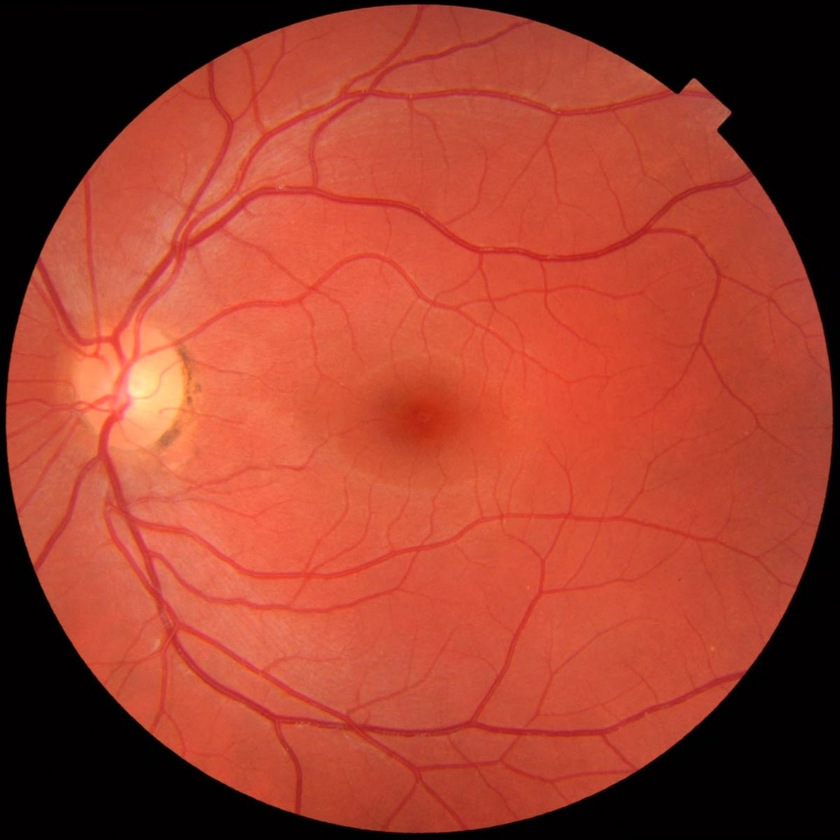
#> input picture assignment1/input_data/eyeref.png, 840 x 840 px, shrunk from 1200 x 1200 before the run
$ jupyter execute q7.ipynb
#> lines starting #> are read from the running program, lines starting #| are printed output that depends on the picture
# Question-7

[cell 1]
import numpy as np
import cv2
import matplotlib.pyplot as plt

# Part-1

[cell 2]
def histEqualization(img,ret_cdf=False):
    img = img.astype(np.uint8)
    u,c = np.unique(img,return_counts=True)
    pdf = np.zeros((256,1))
    for i in range(u.size):
        pdf[u[i]] = c[i]
#     pdf[u[:]] = c
    cdf = (np.cumsum(pdf))/img.size
    a = cdf[np.min(u)]
    out = (255/(1-a))*((cdf[img.flat] - a).reshape(img.shape))
    if ret_cdf:
        return cdf
    else:
        return out.astype(np.uint8)

def histMatching(img,ref_img):
    temp = histEqualization(img,ret_cdf=True)
    temp1 = histEqualization(ref_img,ret_cdf=True)

    cdf = np.interp(temp,temp1,range(0,256))
#     a = cdf[np.min(u)]
    out = (cdf[img.flat]).reshape(img.shape)

    return out.astype(np.uint8)

[cell 3]
img = cv2.cvtColor(cv2.imread('./../input_data/eyeref.png'),cv2.COLOR_BGR2GRAY)
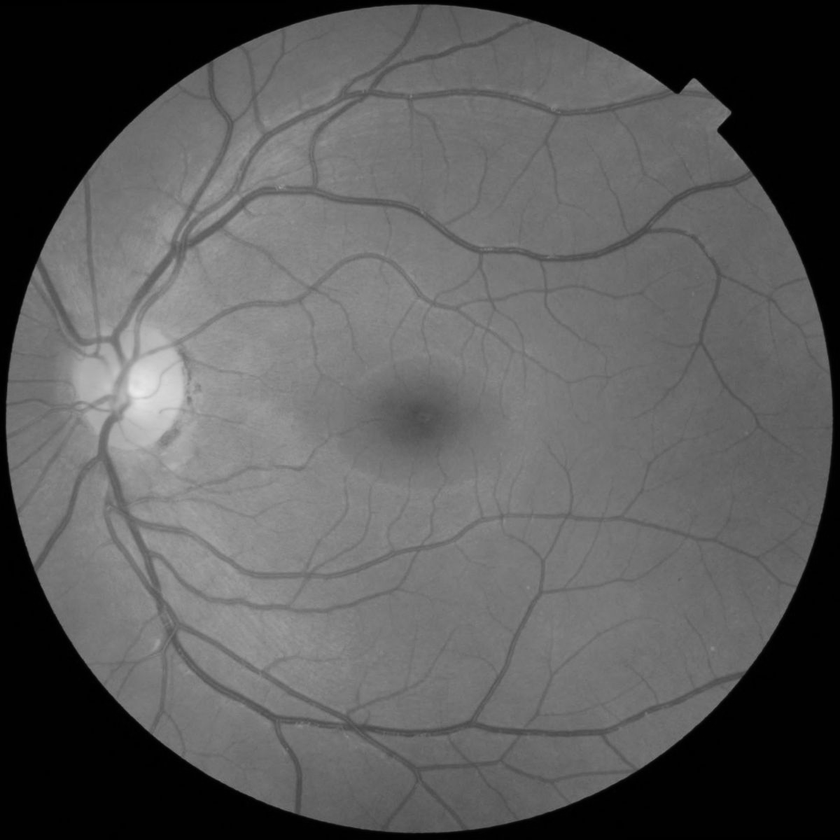
#> img: shape (840, 840); min 0, max 235, mean 90.3
temp = histEqualization(img)
#> in histEqualization, `u,c = np.unique(img,return_counts=True)`: u = 236 values from 0 to 235; c = 236 values, max 147397 at index 1, min 1 at index 235, mean 2989.8
#> after the loop in histEqualization, `for i in range(u.size):`: pdf = 256 values, max 147397 at index 1, min 0 at index 236, mean 2756.2
#> in histEqualization, `cdf = (np.cumsum(pdf))/img.size`: cdf = 256 values from 0.00714 to 1
#> in histEqualization, `a = cdf[np.min(u)]`: a = 0.00714
#> in histEqualization, `out = (255/(1-a))*((cdf[img.flat] - a).reshape(img.shape))`:
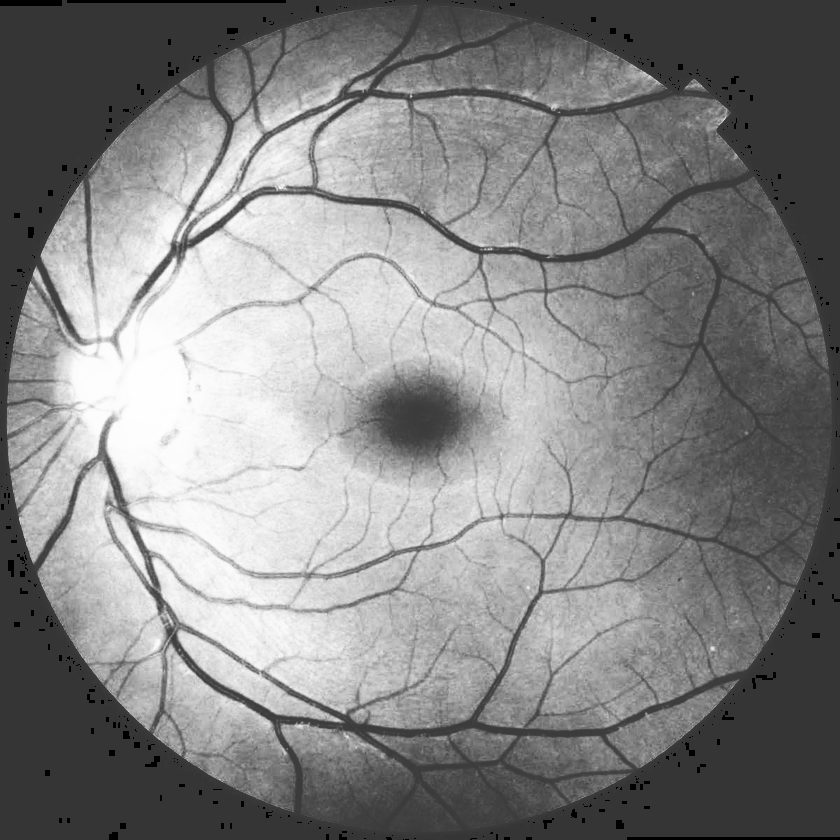
#> out: shape (840, 840) float64; min 0, max 255, mean 133.6
out = histEqualization(temp)
fig = plt.figure()
fig.add_subplot(131)
plt.title('original')
plt.imshow(img,'gray')
plt.subplot(1,3,2)
plt.title('after once')
plt.imshow(temp,'gray')
plt.subplot(1,3,3)
plt.title('after twice')
plt.imshow(out,'gray')
plt.show()
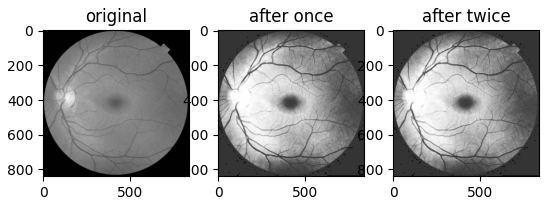
#> figure drawn by matplotlib, 3 panels

[cell 4]
print("sum of change in intensity values",np.sum(abs(out-temp)))
#| sum of change in intensity values 0

We can see there is no change in intensity values as sum of change in intensities is 0. This means that if we apply **histogram equalization** multiple times, it has the no effect after one time. This is because the distribution already became uniform when we applied **Histogram Equalization** for the first time. After that it is the same again.

# Part-2

## Similar Histograms

[cell 5]
img = cv2.cvtColor(cv2.imread('./../input_data/eye.png'),cv2.COLOR_BGR2GRAY)
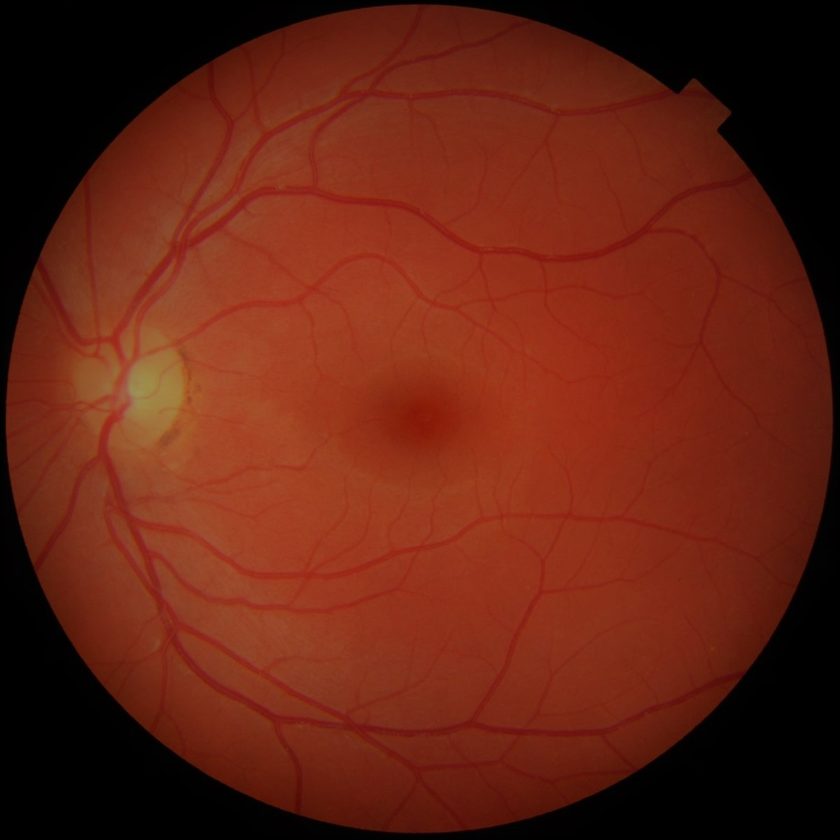
#> input picture assignment1/input_data/eye.png, 840 x 840 px, shrunk from 1200 x 1200 before the run
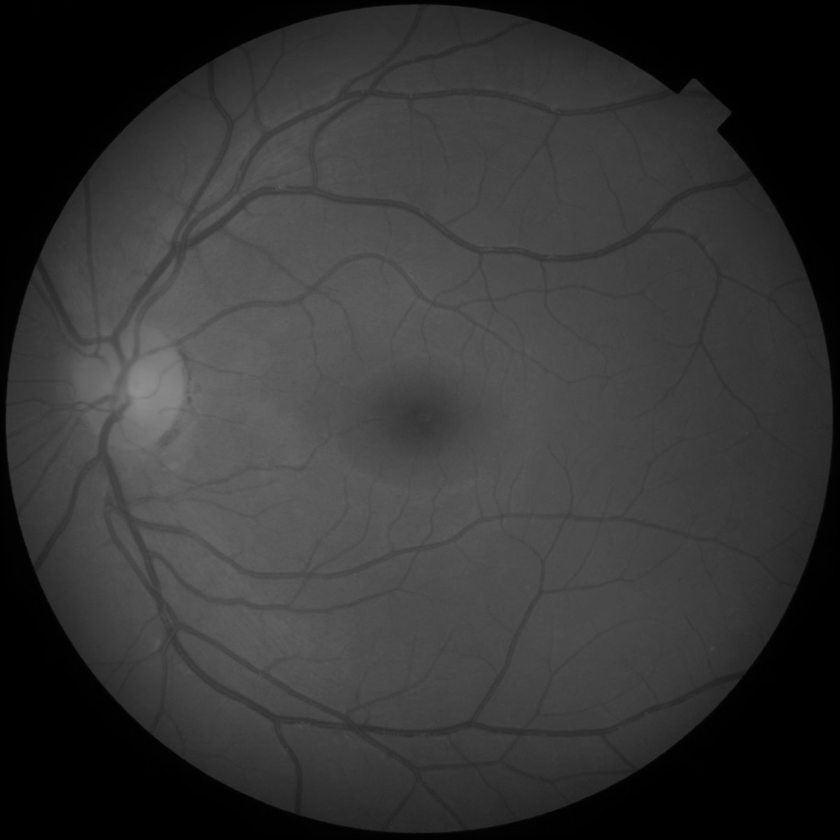
#> img: shape (840, 840); min 0, max 143, mean 53
img_ref = cv2.cvtColor(cv2.imread('./../input_data/eye.png'),cv2.COLOR_BGR2GRAY)
out = histMatching(img,img_ref)
#> call 3 of histEqualization, with ret_cdf = True
#> in histEqualization (call 3), `u,c = np.unique(img,return_counts=True)`: u = 144 values from 0 to 143; c = 144 values, max 118066 at index 0, min 3 at index 143, mean 4900
#> after the loop in histEqualization (call 3), `for i in range(u.size):`: pdf = 256 values, max 118066 at index 0, min 0 at index 144, mean 2756.2
#> in histEqualization (call 3), `cdf = (np.cumsum(pdf))/img.size`: cdf = 256 values from 0.167 to 1
#> in histEqualization (call 3), `a = cdf[np.min(u)]`: a = 0.167
#> in histEqualization (call 3), `out = (255/(1-a))*((cdf[img.flat] - a).reshape(img.shape))`:
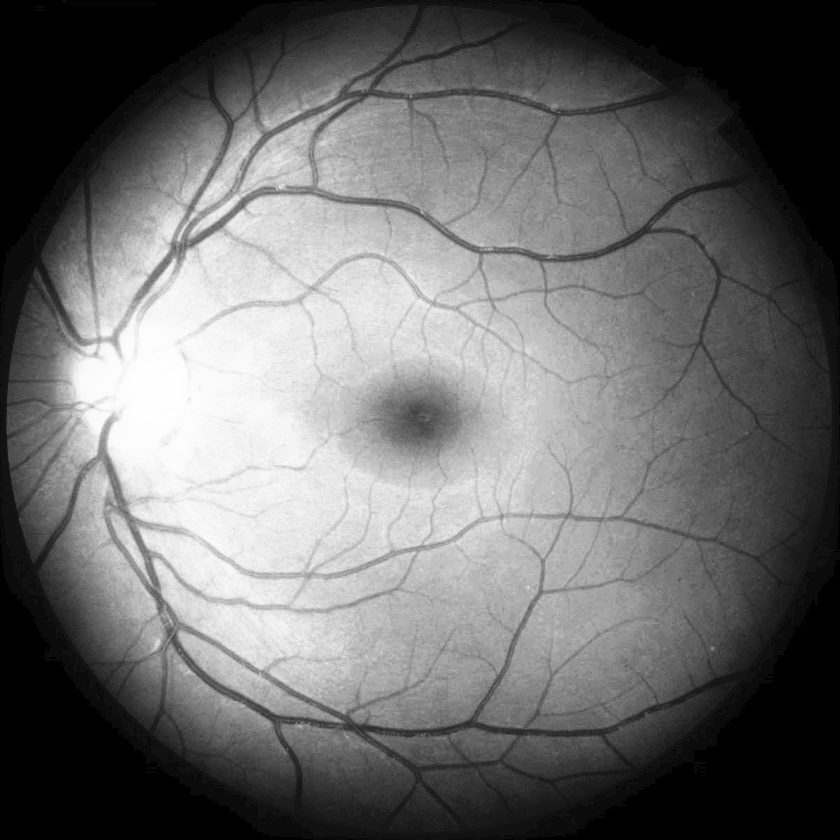
#> out: shape (840, 840) float64; min 0, max 255, mean 108
#> in histMatching, `temp = histEqualization(img,ret_cdf=True)`: temp = 256 values from 0.167 to 1
#> in histMatching, `cdf = np.interp(temp,temp1,range(0,256))`: cdf = 256 values from 0 to 255


fig = plt.figure()
fig.add_subplot(131)
plt.title('original')
plt.imshow(img,'gray')
plt.subplot(1,3,2)
plt.title('reference')
plt.imshow(img_ref,'gray')
plt.subplot(1,3,3)
plt.title('after')
plt.imshow(out,'gray')
plt.show()

[cell 6]
print("sum of difference in pixel-to-pixel intensity values is",np.sum(abs(img-out)))
#| sum of difference in pixel-to-pixel intensity values is 432

## Dark -> Light Image

[cell 7]
img = cv2.cvtColor(cv2.imread('./../input_data/eye.png'),cv2.COLOR_BGR2GRAY)
img_ref = cv2.cvtColor(cv2.imread('./../input_data/eyeref.png'),cv2.COLOR_BGR2GRAY)
out = histMatching(img,img_ref)

fig = plt.figure()
fig.add_subplot(131)
plt.title('original')
plt.imshow(img,'gray')
plt.subplot(1,3,2)
plt.title('reference')
plt.imshow(img_ref,'gray')
plt.subplot(1,3,3)
plt.title('after')
plt.imshow(out,'gray')
plt.show()

[cell 8]
print("sum of difference in pixel-to-pixel intensity values is",np.sum(abs(img-out)))
#| sum of difference in pixel-to-pixel intensity values is 113526292

## Light -> Dark Image

[cell 9]
img = cv2.cvtColor(cv2.imread('./../input_data/eyeref.png'),cv2.COLOR_BGR2GRAY)
img_ref = cv2.cvtColor(cv2.imread('./../input_data/eye.png'),cv2.COLOR_BGR2GRAY)
out = histMatching(img,img_ref)

fig = plt.figure()
fig.add_subplot(131)
plt.title('original')
plt.imshow(img,'gray')
plt.subplot(1,3,2)
plt.title('reference')
plt.imshow(img_ref,'gray')
plt.subplot(1,3,3)
plt.title('after')
plt.imshow(out,'gray')
plt.show()

[cell 10]
print("sum of difference in pixel-to-pixel intensity values is",np.sum(abs(img-out)))
#| sum of difference in pixel-to-pixel intensity values is 26485130
